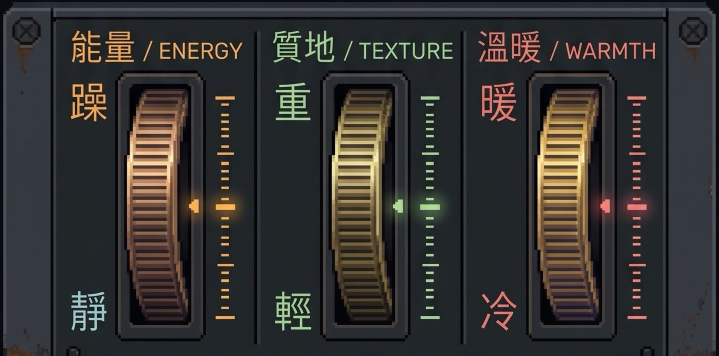
#> input picture tune/panel-wheels.jpg, 1438 x 712 px, found by its file name (shown at 1/2 size)
$ python build-tune-panel.py
#> lines starting #> are read from the running program, lines starting #| are printed output that depends on the picture
"""頻率選歌的主機面板：把搜尋列、FREQUENCY、就這張、三顆輪子併成一整塊像素面板（2026-10-23 店主：
「下面的面板整合起來變成一個像素面板」，拿掉最下面那排抽屜，讓星圖往下長）。

全部取材自店主的像素稿，同一個比例（原稿 1438px 寬＝整台寬，像素格約 5.5px），不縮放、不重畫：
  外框、左右側軌、內面板底 ← tune/panel-wheels.jpg（側軌上下各一顆螺絲；底邊是頂邊翻面）
  FREQUENCY 區             ← tune/panel-freq.jpg 的內容（滾筒窗中段被 HTML 滾筒蓋住，抽掉 195px 讓出就這張的位置）
  分隔槽                   ← 輪子模組欄與欄之間那條溝，轉成橫的
  搜尋列                   ← 照原稿配色在像素格上畫：名牌、液晶窗、黃銅鍵
輸出 tune/panel-all.png，並印出各活件（滾筒、開關、輪子、輸入框⋯⋯）佔整張的百分比，貼進 dip-tune.js 的 CSS。

用法：python3 scripts/build-tune-panel.py
"""
from PIL import Image, ImageDraw

WH = Image.open('tune/panel-wheels.jpg').convert('RGB')
#> WH is the input picture: PIL image 1438x712 RGB; mean R, G, B 53, 51.2, 49.5
FQ = Image.open('tune/panel-freq.jpg').convert('RGB')
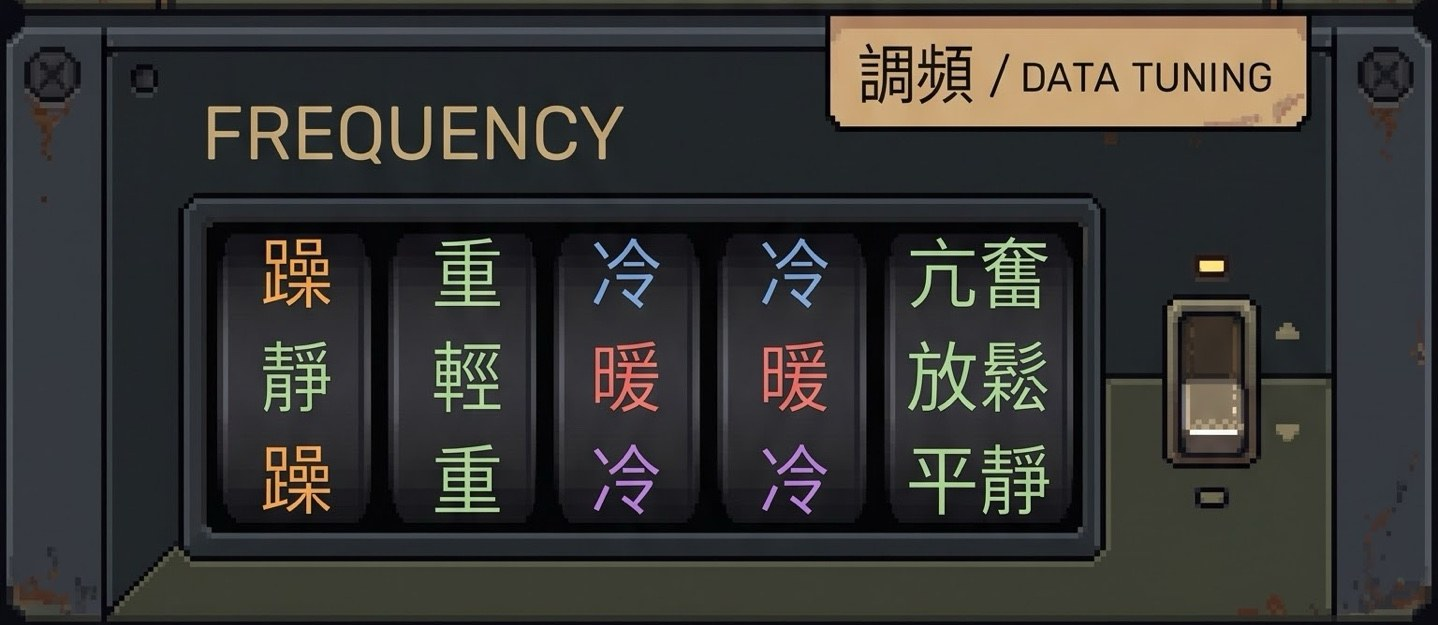
#> input picture tune/panel-freq.jpg, 1438 x 625 px, found by its file name
#> FQ is the input picture: PIL image 1438x625 RGB; mean R, G, B 54.9, 54.2, 52
SCREW = Image.open('tune/screw.png')      # scripts/build-tune-sprites.py 產生
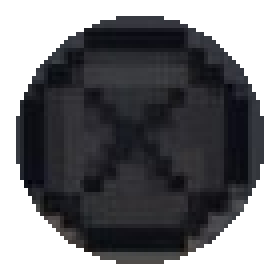
#> input picture tune/screw.png, 70 x 70 px, found by its file name (shown 4 times larger)
#> SCREW is the input picture: PIL image 70x70 RGBA; mean R, G, B, A 23.4, 23.6, 26.6, 157.4
W = WH.width                               # 1438
#> W = 1438
P = W / 260                                # 原稿一個像素格 ≈ 5.53px
#> P = 5.53

# ── 版面（整張的 y 座標）──────────────────────────────────────
TOP = 45                                   # 外框＋內面板上緣（輪子稿 0..45）
SEARCH_H = 105
GROOVE = 12
FQ_X0, FQ_X1, FQ_Y0, FQ_Y1 = 114, 1325, 36, 540   # FREQUENCY 內容（不含它自己的外框）
CUT0, CUT1 = 630, 825                      # 從滾筒窗中段抽掉的一段（上方 FREQUENCY 字與名牌之間是空的）
WH_Y0, WH_Y1 = 45, 735                     # 輪子區（不含最下面的抽屜）
BOTTOM = 45

y_search = TOP
y_g1 = y_search + SEARCH_H
y_fq = y_g1 + GROOVE
FQ_H = FQ_Y1 - FQ_Y0
y_g2 = y_fq + FQ_H
y_wh = y_g2 + GROOVE
y_bot = y_wh + (WH_Y1 - WH_Y0)
H = y_bot + BOTTOM

L_RAIL, R_RAIL = 106, 1332                 # 內面板 x 範圍（含兩側淺色斜邊）
INNER_X0, INNER_X1 = 112, 1326             # 內面板本體

out = Image.new('RGB', (W, H))
#> out: PIL image 1438x1413 RGB; every value is 0

# 內面板：上緣、空白底（取輪子稿第 52 列整列往下鋪）、輪子區、底緣（上緣翻面）
out.paste(WH.crop((0, 0, W, TOP)), (0, 0))
row = WH.crop((0, 52, W, 53))
for y in range(TOP, y_wh):
    out.paste(row, (0, y))
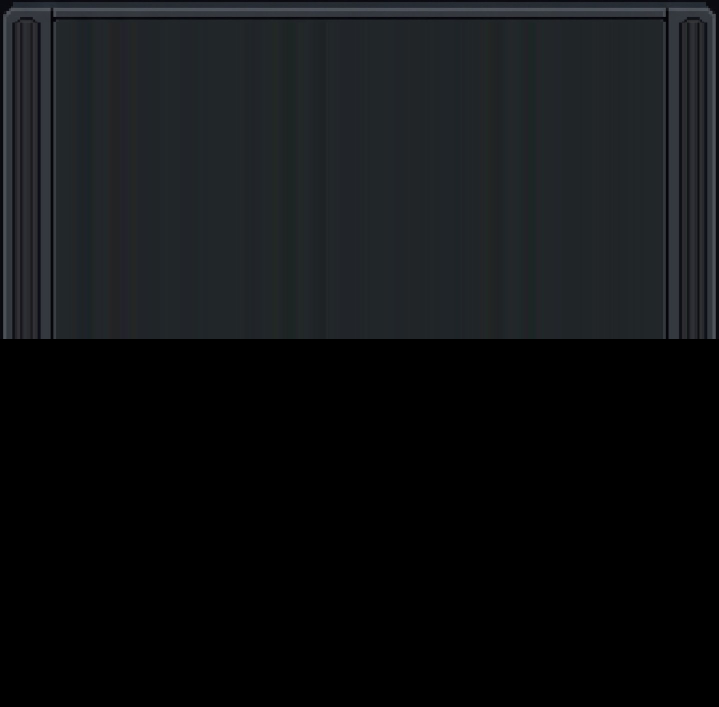
#> out: PIL image 1438x1413 RGB (shown at 1/2 size); mean R, G, B 16.4, 18.4, 20.2
out.paste(WH.crop((0, WH_Y0, W, WH_Y1)), (0, y_wh))
out.paste(WH.crop((0, 0, W, BOTTOM)).transpose(Image.FLIP_TOP_BOTTOM), (0, y_bot))

# 側軌：上段（螺絲＋鏽）照原稿，其餘鋪素面側軌；底端補一顆螺絲
rail_row_l, rail_row_r = WH.crop((0, 400, L_RAIL, 401)), WH.crop((R_RAIL, 400, W, 401))
for y in range(160, H - BOTTOM):
    out.paste(rail_row_l, (0, y)); out.paste(rail_row_r, (R_RAIL, y))
out.paste(WH.crop((0, 0, L_RAIL, 160)), (0, 0)); out.paste(WH.crop((R_RAIL, 0, W, 160)), (R_RAIL, 0))
for x0, x1 in ((0, L_RAIL), (R_RAIL, W)):
    out.paste(WH.crop((x0, 0, x1, BOTTOM)).transpose(Image.FLIP_TOP_BOTTOM), (x0, H - BOTTOM))
for cx in (54, W - 54):
    out.paste(SCREW, (cx - 35, H - 62 - 35), SCREW)

# 分隔槽：輪子欄間那條溝（x 506..522 的色帶）轉成橫的
groove_cols = [WH.getpixel((x, 300)) for x in range(506, 506 + GROOVE)]
#> groove_cols = [(34, 38, 41), (31, 35, 38), (17, 18, 22), (3, 4, 8), (7, 8, 12), (5, 6, 10), (1, 4, 11), (0, 2, 9), (26, 31, 37), (56, 61, 67), (54, 59, 65), (49, 54, 60)]
def hgroove(y, x0=INNER_X0, x1=INNER_X1):
    d = ImageDraw.Draw(out)
    for i, c in enumerate(groove_cols):
        d.line((x0, y + i, x1 - 1, y + i), fill=c)
def vgroove(x, y0, y1):
    d = ImageDraw.Draw(out)
    for i, c in enumerate(groove_cols):
        d.line((x + i, y0, x + i, y1 - 1), fill=c)

# FREQUENCY：抽掉中段後兩半接起來
left = FQ.crop((FQ_X0, FQ_Y0, CUT0, FQ_Y1)); right = FQ.crop((CUT1, FQ_Y0, FQ_X1, FQ_Y1))
#> after `left = FQ.crop((FQ_X0, FQ_Y0, CUT0, FQ_Y1))`:
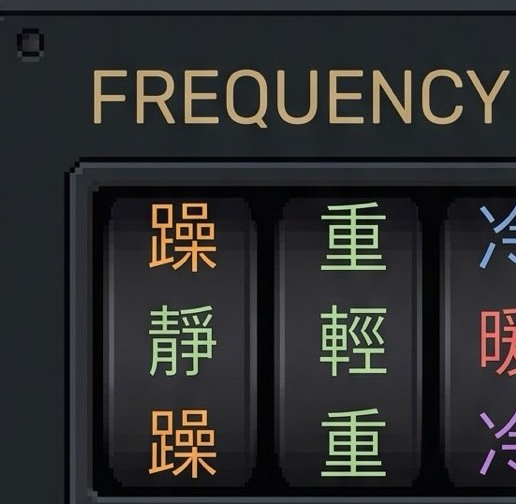
#> left: PIL image 516x504 RGB; mean R, G, B 46.7, 47.1, 46.7
#> after `right = FQ.crop((CUT1, FQ_Y0, FQ_X1, FQ_Y1))`:
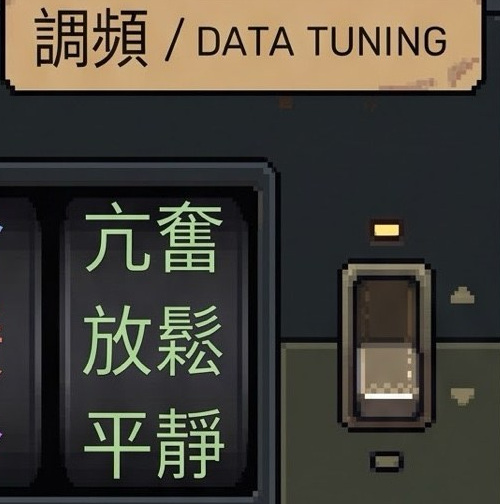
#> right: PIL image 500x504 RGB; mean R, G, B 69.4, 66.2, 57.8
fx = INNER_X0
out.paste(left, (fx, y_fq)); out.paste(right, (fx + left.width, y_fq))
#> after `out.paste(right, (fx + left.width, y_fq))`:
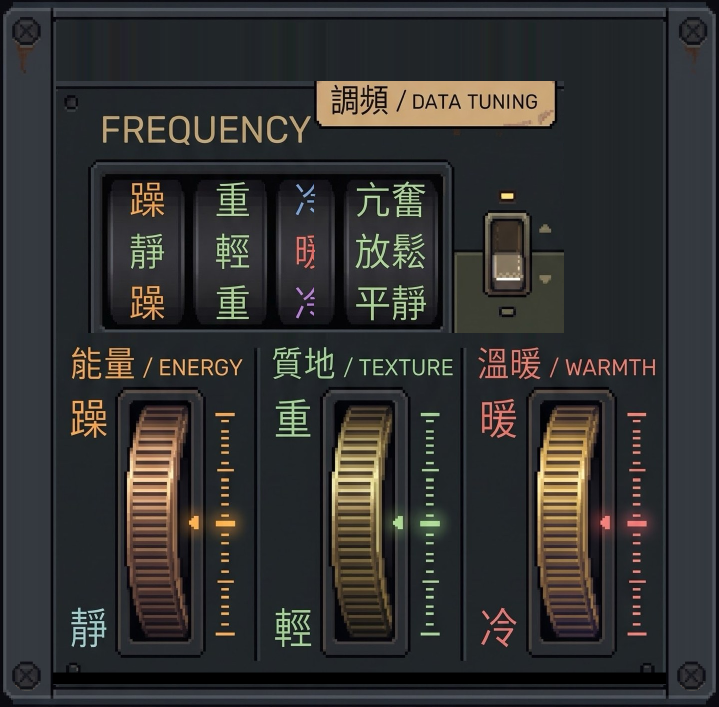
#> out: PIL image 1438x1413 RGB (shown at 1/2 size); mean R, G, B 50.2, 50, 49.1
fq_x_end = fx + left.width + right.width
#> fq_x_end = 1128
def fq_map(x, y):                          # FREQUENCY 原稿座標 → 整張座標
    nx = x - FQ_X0 + fx if x < CUT0 else x - CUT1 + fx + left.width
    return nx, y - FQ_Y0 + y_fq

hgroove(y_g1); hgroove(y_g2)
#> the loop in hgroove, `for i, c in enumerate(groove_cols):` made 12 passes
#> the loop in hgroove (call 2), `for i, c in enumerate(groove_cols):` made 12 passes
vgroove(fq_x_end, y_fq, y_g2)              # FREQUENCY 與就這張之間的直溝
#> the loop in vgroove, `for i, c in enumerate(groove_cols):` made 12 passes

# 名牌「調頻 / DATA TUNING」像吊牌一樣掛在分隔槽上
px0, py0 = fq_map(828, 14)
#> px0 = 631; py0 = 140
out.paste(FQ.crop((828, 14, 1310, 110)), (px0, py0))

# 就這張：右欄凹槽（按鍵本身是 HTML，按得下去）
BTN_W, BTN_H = 168, 358
bx0 = fq_x_end + GROOVE + ((INNER_X1 - fq_x_end - GROOVE) - BTN_W) // 2
#> bx0 = 1149
by0 = y_fq + (FQ_H - BTN_H) // 2
d = ImageDraw.Draw(out)
d.rectangle((bx0 - 8, by0 - 8, bx0 + BTN_W + 7, by0 + BTN_H + 7), fill=(67, 70, 75))
d.rectangle((bx0 - 8, by0 - 8, bx0 + BTN_W + 1, by0 + BTN_H + 1), fill=(0, 2, 7))
d.rectangle((bx0 - 3, by0 - 3, bx0 + BTN_W + 2, by0 + BTN_H + 2), fill=(21, 20, 26))

# ── 搜尋列：在像素格上畫（配色取自原稿）────────────────────────
OUT = (10, 10, 18)
WIN_OUT = (0, 2, 7); WIN_HI = (67, 70, 75); WIN_IN = (8, 8, 10); WIN_SH = (21, 20, 26)
PLATE = (189, 160, 116); PLATE_HI = (214, 186, 140); PLATE_LO = (150, 121, 84); PLATE_OUT = (26, 11, 0)
BRASS = (175, 137, 62); BRASS_HI = (224, 200, 136); BRASS_LO = (101, 72, 35); INK = (42, 30, 7)
gx = lambda a: round(INNER_X0 + a * P)    # 以像素格計，從內面板左緣起算
gy = lambda a: round(y_search + a * P)
def box(a0, b0, a1, b1, c): d.rectangle((gx(a0), gy(b0), gx(a1) - 1, gy(b1) - 1), fill=c)
GW = (INNER_X1 - INNER_X0) / P            # 內面板寬（像素格）
#> GW = 219.5
# 名牌
PA0, PA1, PB0, PB1 = 3, 46, 3, 16
box(PA0, PB0, PA1, PB1, PLATE_OUT); box(PA0 + 1, PB0 + 1, PA1 - 1, PB1 - 1, PLATE)
box(PA0 + 1, PB0 + 1, PA1 - 1, PB0 + 2, PLATE_HI); box(PA0 + 1, PB1 - 2, PA1 - 1, PB1 - 1, PLATE_LO); box(PA1 - 2, PB0 + 1, PA1 - 1, PB1 - 1, PLATE_LO)
for a, b in ((PA1 - 6, PB1 - 3), (PA1 - 5, PB1 - 4), (PA0 + 3, PB1 - 3), (PA0 + 4, PB1 - 3)):
    box(a, b, a + 1, b + 1, PLATE_HI)
# 黃銅鍵
KA1 = int(GW) - 3; KA0 = KA1 - 20; KB0, KB1 = 2, 17
#> after `KA1 = int(GW) - 3`: KA1 = 216
#> after `KA0 = KA1 - 20`: KA0 = 196
box(KA0, KB0, KA1, KB1, OUT); box(KA0 + 1, KB0 + 1, KA1 - 1, KB1 - 1, BRASS)
box(KA0 + 1, KB0 + 1, KA1 - 1, KB0 + 2, BRASS_HI); box(KA0 + 1, KB0 + 1, KA0 + 2, KB1 - 1, BRASS_HI)
box(KA0 + 1, KB1 - 2, KA1 - 1, KB1 - 1, BRASS_LO); box(KA1 - 2, KB0 + 1, KA1 - 1, KB1 - 1, BRASS_LO)
cx, cy = (KA0 + KA1) // 2 - 2, (KB0 + KB1) // 2 - 2
#> cx = 204; cy = 7
for a, b in ((0, -3), (1, -3), (-1, -3), (2, -2), (-2, -2), (3, -1), (3, 0), (3, 1), (-3, -1), (-3, 0), (-3, 1), (2, 2), (-2, 2), (0, 3), (1, 3), (-1, 3), (3, 3), (4, 4), (5, 5), (4, 5), (5, 4)):
    box(cx + a, cy + b, cx + a + 1, cy + b + 1, INK)
# 液晶窗
LA0, LA1, LB0, LB1 = PA1 + 3, KA0 - 3, 3, 16
#> LA0 = 49; LA1 = 193; LB0 = 3; LB1 = 16
box(LA0, LB0, LA1, LB1, WIN_HI); box(LA0, LB0, LA1 - 1, LB1 - 1, WIN_OUT)
box(LA0 + 1, LB0 + 1, LA1 - 1, LB1 - 1, WIN_IN); box(LA0 + 1, LB0 + 1, LA1 - 1, LB0 + 2, WIN_SH)

out.save('tune/panel-all.png', optimize=True)
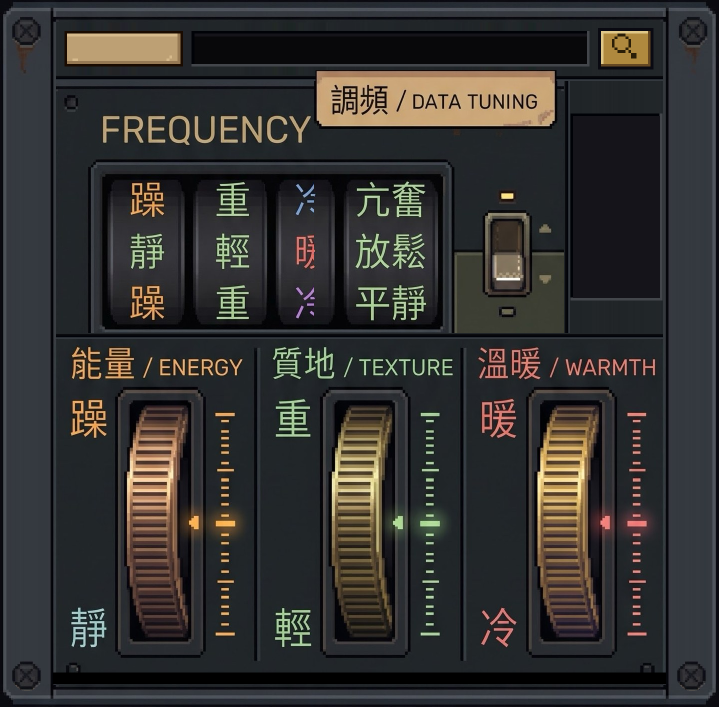
#> saved as panel-all.png: PIL image 1438x1413 RGB (shown at 1/2 size); mean R, G, B 51.3, 50.2, 48.6

# ── 活件位置（佔整張 %）──────────────────────────────────────
pc = lambda v, t: round(v / t * 100, 3)
def rect(name, x0, y0, x1, y1):
    print(f'{name:10s} left:{pc(x0, W)}%;top:{pc(y0, H)}%;width:{pc(x1 - x0, W)}%;height:{pc(y1 - y0, H)}%')
print('panel-all.png', W, H, '寬高比', f'{W}/{H}', round(H / W, 4))
#| panel-all.png 1438 1413 寬高比 1438/1413 0.9826
rect('plate', gx(PA0), gy(PB0), gx(PA1), gy(PB1))
#| plate      left:8.971%;top:4.388%;width:16.481%;height:5.025%
rect('input', gx(LA0 + 1), gy(LB0 + 1), gx(LA1 - 1), gy(LB1 - 1))
#| input      left:27.051%;top:4.742%;width:54.59%;height:4.317%
rect('go', gx(KA0), gy(KB0), gx(KA1), gy(KB1))
#| go         left:83.171%;top:3.963%;width:7.719%;height:5.874%
a = fq_map(205, 205); b = fq_map(1085, 515); rect('drumwin', a[0], a[1], b[0], b[1])
#| drumwin    left:14.117%;top:23.425%;width:47.636%;height:21.939%
a = fq_map(1107, 164); b = fq_map(1323, 164); rect('swlab.top', a[0], a[1], b[0], a[1] + 20)
#| swlab.top  left:63.282%;top:20.524%;width:15.021%;height:1.415%
a = fq_map(1107, 515); rect('swlab.bot', a[0], a[1], a[0] + 216, a[1] + 20)
#| swlab.bot  left:63.282%;top:45.364%;width:15.021%;height:1.415%
a = fq_map(1160, 230); b = fq_map(1269, 505); rect('sw', a[0], a[1], b[0], b[1])
#| sw         left:66.968%;top:25.195%;width:7.58%;height:19.462%
a = fq_map(1198, 241); rect('led.top', a[0], a[1], a[0] + 26, a[1] + 16)
#| led.top    left:69.611%;top:25.973%;width:1.808%;height:1.132%
a = fq_map(1198, 477); rect('led.bot', a[0], a[1], a[0] + 26, a[1] + 16)
#| led.bot    left:69.611%;top:42.675%;width:1.808%;height:1.132%
a = fq_map(1182, 299); b = fq_map(1241, 436); rect('lever', a[0], a[1], b[0], b[1])
#| lever      left:68.498%;top:30.078%;width:4.103%;height:9.696%
#| draw       left:79.903%;top:16.631%;width:11.683%;height:25.336%
rect('draw', bx0, by0, bx0 + BTN_W, by0 + BTN_H)
for ax, x0, x1 in (('x', 224, 406), ('y', 644, 820), ('z', 1060, 1236)):
    rect('wheel.' + ax, x0, 151 - WH_Y0 + y_wh, x1, 151 + 536 - WH_Y0 + y_wh)
